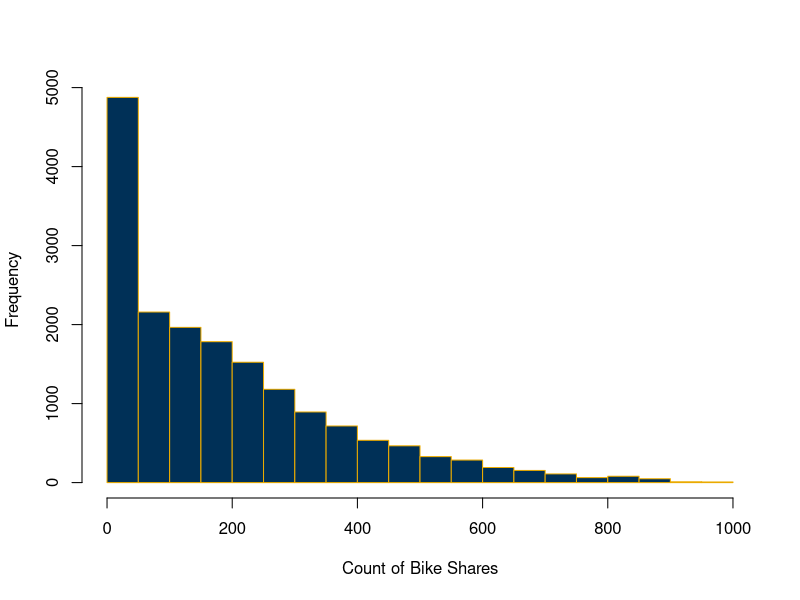
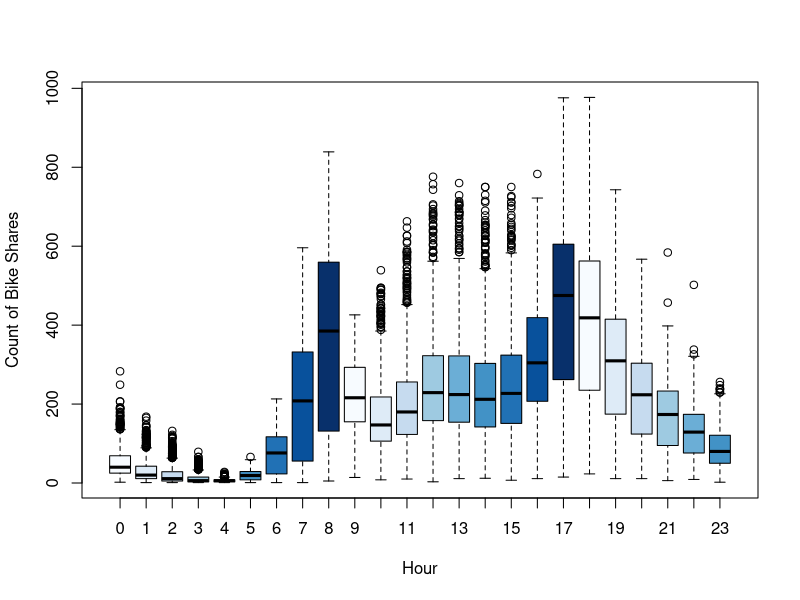
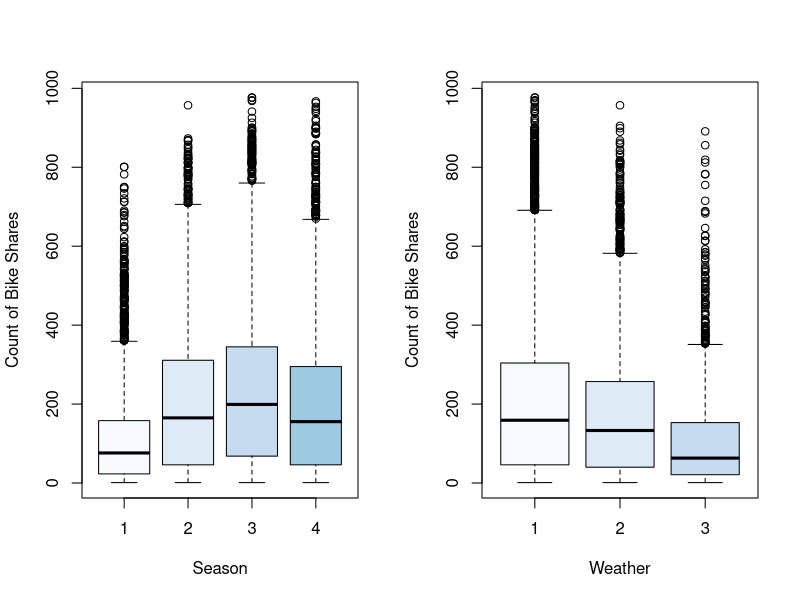
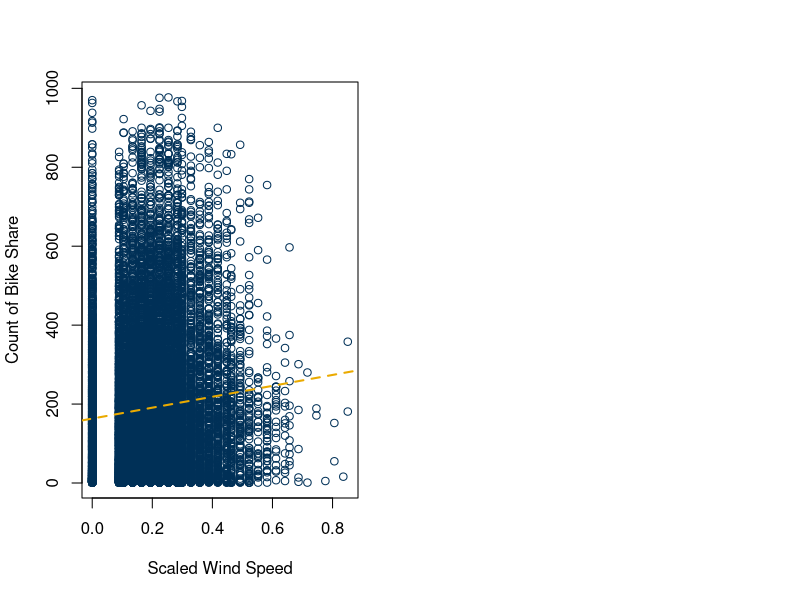
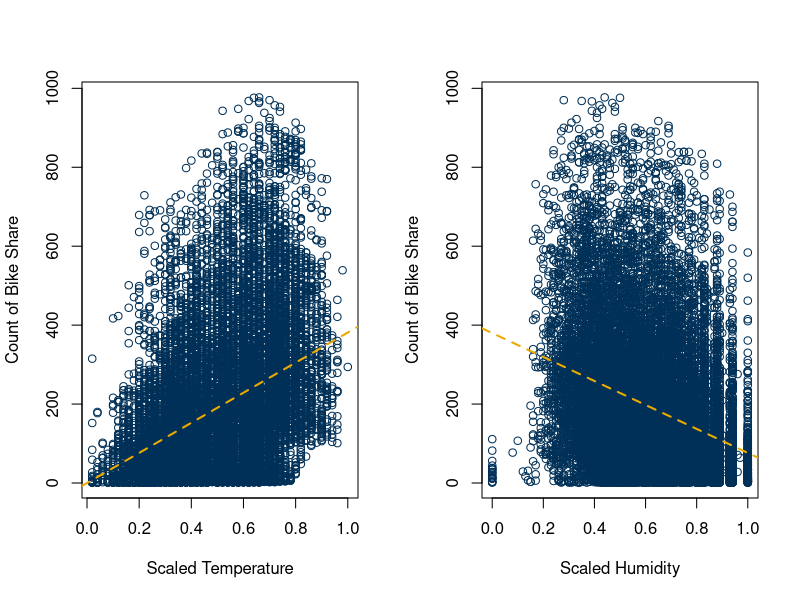
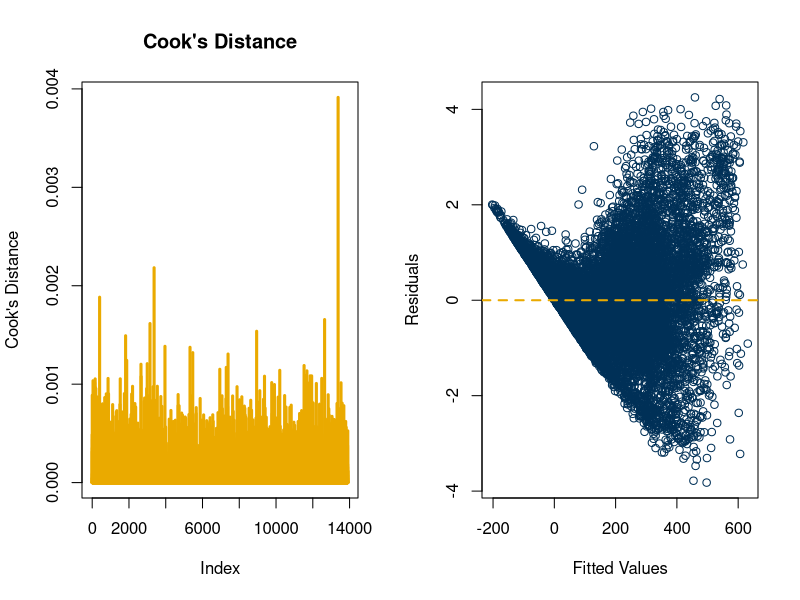
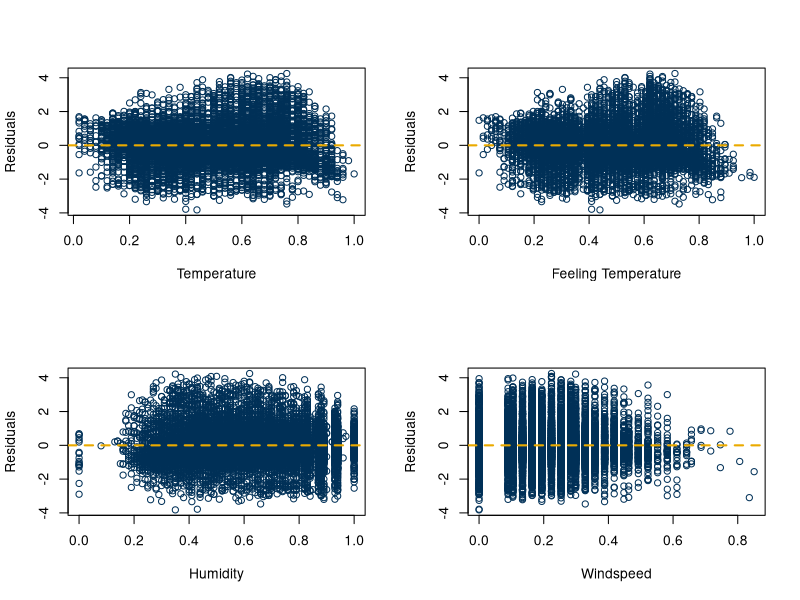
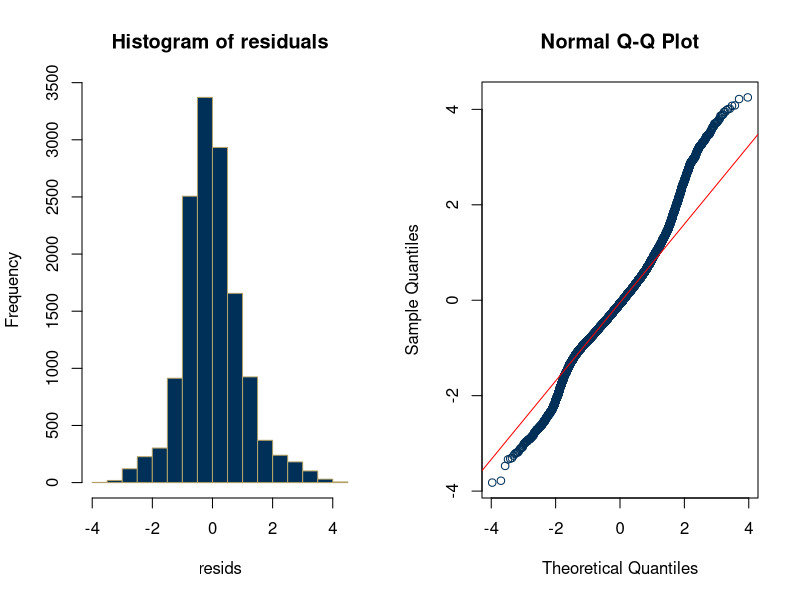

Write the R code that produced these figures, in order. (Note: this script raises an error after producing the figures.)
## ---- chunk 1
knitr::opts_chunk$set(echo = TRUE)
## ---- chunk 2
# Set colors
gtblue = rgb(0, 48, 87, maxColorValue = 255)
techgold = rgb(179, 163, 105, maxColorValue = 255)
buzzgold = rgb(234, 170, 0, maxColorValue = 255)
bobbyjones = rgb(55, 113, 23, maxColorValue = 255)
# Read the data using read.csv
data = read.csv("Bikes.csv")
# Show the number of observations
obs = nrow(data)
cat("There are", obs, "observations in the data")
## ---- chunk 3
# Check the distribution of the response, cnt
hist(data$cnt,
     main="",
     xlab="Count of Bike Shares",
     border=buzzgold,
     col=gtblue)
## ---- chunk 4
# Check the response, cnt, against time of day
boxplot(cnt~hr,
        main="",
        xlab="Hour",
        ylab="Count of Bike Shares",
        col=blues9,
        data=data)
## ---- chunk 5
par(mfrow=c(1, 2))

# Plot cnt against season
boxplot(cnt~season,
        main="",
        xlab="Season",
        ylab="Count of Bike Shares",
        col=blues9,
        data=data)

# Plot cnt against weather
boxplot(cnt~weathersit,
        main="",
        xlab="Weather",
        ylab="Count of Bike Shares",
        col=blues9,
        data=data)
## ---- chunk 6
plot(data$windspeed,
     data$cnt,
     xlab="Scaled Wind Speed",
     ylab="Count of Bike Share",
     main="",
     col=gtblue)
abline(lm(cnt~windspeed, data=data), 
       col=buzzgold, 
       lty=2, lwd=2)
## ---- chunk 7
par(mfrow=c(1, 2))

plot(data$temp, 
     data$cnt, 
     xlab="Scaled Temperature",
     ylab="Count of Bike Share",
     main="",
     col=gtblue)
abline(lm(cnt~temp, data=data), col=buzzgold, lty=2, lwd=2)

plot(data$hum, 
     data$cnt, 
     xlab="Scaled Humidity",
     ylab="Count of Bike Share",
     main="",
     col=gtblue)
abline(lm(cnt~hum, data=data), col=buzzgold, lty=2, lwd=2)
## ---- chunk 8
# Set a seed for reproducibility
set.seed(9)

# Remove the irrelevant columns
clean_data = data[-c(1,2,9,15,16)]

# Convert the numerical categorical variables to predictors
clean_data$season = as.factor(clean_data$season)
clean_data$yr = as.factor(clean_data$yr)
clean_data$mnth = as.factor(clean_data$mnth)
clean_data$hr = as.factor(clean_data$hr)
clean_data$holiday = as.factor(clean_data$holiday)
clean_data$weekday = as.factor(clean_data$weekday)
clean_data$weathersit = as.factor(clean_data$weathersit)

# 80% Train 20% Test split
sample_size = floor(0.8*nrow(clean_data))
picked = sample(seq_len(nrow(clean_data)), size=sample_size)
train = clean_data[picked,]
test = clean_data[-picked,]
## ---- chunk 9
# Create a multiple linear regression model
model1 = lm(cnt ~ ., data=train)
summary(model1)
## ---- chunk 10
which(summary(model1)$coeff[,4]>0.05)
## ---- chunk 11
summary(data$weathersit)
## ---- chunk 12
# Create dummy variables
weathersit.1 = ifelse(data$weathersit == 1, 1, 0)
weathersit.2 = ifelse(data$weathersit == 2, 1, 0)
weathersit.3 = ifelse(data$weathersit == 3, 1, 0)

# Include all dummy variables without intercept
fit.1 = lm(cnt ~ weathersit.1 + weathersit.2
           + weathersit.3 - 1, data=data)
# Include 2 dummy variables with intercept
fit.2 = lm(cnt ~ weathersit.2 + weathersit.3,
           data=data)
# Use categorical variable
fit.3 = lm(cnt ~ weathersit, data=clean_data)

summary(fit.1)
summary(fit.2)
summary(fit.3)
## ---- chunk 13
# Cook’s Distance
cook = cooks.distance(model1)
plot(cook,
     type="h",
     lwd=3,
     col=buzzgold,
     ylab = "Cook's Distance",
     main="Cook's Distance")

## ---- chunk 14
library(car)
round(vif(model1),3)
## ---- chunk 15
# Extract the standardized residuals
resids = rstandard(model1)
fits = model1$fitted

# Plot the standardized residuals against
# fitted values
plot(fits, resids,
     xlab="Fitted Values",
     ylab="Residuals",
     main="",
     col=gtblue)
abline(0, 0, 
       col=buzzgold, 
       lty=2, lwd=2)
## ---- chunk 16
par(mfrow=c(2,2))
# Plot the standardized residuals against
# temperature
plot(train$temp, resids,
     xlab="Temperature",
     ylab="Residuals",
     main="",
     col=gtblue)
abline(0, 0, 
       col=buzzgold, 
       lty=2, lwd=2)
plot(train$atemp, resids,
     xlab="Feeling Temperature",
     ylab="Residuals",
     main="",
     col=gtblue)
abline(0, 0, 
       col=buzzgold, 
       lty=2, lwd=2)
plot(train$hum, resids,
     xlab="Humidity",
     ylab="Residuals",
     main="",
     col=gtblue)
abline(0, 0, 
       col=buzzgold, 
       lty=2, lwd=2)
plot(train$windspeed, resids,
     xlab="Windspeed",
     ylab="Residuals",
     main="",
     col=gtblue)
abline(0, 0, 
       col=buzzgold, 
       lty=2, lwd=2)
## ---- chunk 17
par(mfrow=c(1,2))
# Plot histogram of std residuals
hist(resids,
     nclass=20,
     col=gtblue,
     border=techgold,
     main="Histogram of residuals")

# qq plot of std residuals
qqnorm(resids,       
       col=gtblue)
qqline(resids,
       col="red")

## ---- chunk 18
# Box-Cox Transformation
bc = boxCox(model1)
lambda = bc$x[which(bc$y==max(bc$y))]
cat("Optimal lambda:", lambda)

# Fitting the model with square root
# transformation
model2 = lm(sqrt(cnt)~., data=train)
summary(model2)

## ---- chunk 19
which(summary(model2)$coeff[,4]>0.05)

## ---- chunk 20
cat('R-squared:', summary(model2)$r.squared)
## ---- chunk 21
vif(model2)
## ---- chunk 22
# Extract the standardized residuals
resids2 = rstandard(model2)
fits2 = model2$fitted

par(mfrow=c(3,3))
# Constant Variance Assumption
plot(fits2, resids2,
     xlab="Fitted Values",
     ylab="Residuals",
     main="",
     col=gtblue)
abline(0, 0, 
       col=buzzgold, 
       lty=2, lwd=2)
# Plot the standardized residuals against
# temperature
plot(train$temp, resids2,
     xlab="Temperature",
     ylab="Residuals",
     main="",
     col=gtblue)
abline(0, 0, 
       col=buzzgold, 
       lty=2, lwd=2)
plot(train$atemp, resids2,
     xlab="Feeling Temperature",
     ylab="Residuals",
     main="",
     col=gtblue)
abline(0, 0, 
       col=buzzgold, 
       lty=2, lwd=2)
plot(train$hum, resids2,
     xlab="Humidity",
     ylab="Residuals",
     main="",
     col=gtblue)
abline(0, 0, 
       col=buzzgold, 
       lty=2, lwd=2)
plot(train$windspeed, resids2,
     xlab="Windspeed",
     ylab="Residuals",
     main="",
     col=gtblue)
abline(0, 0, 
       col=buzzgold, 
       lty=2, lwd=2)
# Plot histogram of std residuals
hist(resids2,
     nclass=20,
     col=gtblue,
     border=techgold,
     main="Histogram of residuals")

# qq plot of std residuals
qqnorm(resids2,       
       col=gtblue)
qqline(resids2,
       col="red")
## ---- chunk 23
# Set a seed for reproducibility
set.seed(9)

# Remove data for hours 0-6
hrs = as.numeric(data$hr)
data_red = clean_data[which(hrs>=7),]

# 80% Train 20% Test split
sample_size = floor(0.8*nrow(data_red))
picked = sample(seq_len(nrow(data_red)), size=sample_size)
train_red = data_red[picked,]
test_red = data_red[-picked,]

# Fitting the model with square root transformation
model3 = lm(sqrt(cnt)~.,data=train_red)
summary(model3)$r.squared

which(summary(model3)$coeff[,4]>0.05)

## ---- chunk 24
# Extract the standardized residuals
resids3 = rstandard(model3)
fits3 = model3$fitted

par(mfrow=c(2,4))
# Constant Variance Assumption
plot(fits3, resids3,
     xlab="Fitted Values",
     ylab="Residuals",
     main="",
     col=gtblue)
abline(0, 0, 
       col=buzzgold, 
       lty=2, lwd=2)
# Plot the standardized residuals against
# temperature
plot(train_red$temp, resids3,
     xlab="Temperature",
     ylab="Residuals",
     main="",
     col=gtblue)
abline(0, 0, 
       col=buzzgold, 
       lty=2, lwd=2)
plot(train_red$atemp, resids3,
     xlab="Feeling Temperature",
     ylab="Residuals",
     main="",
     col=gtblue)
abline(0, 0, 
       col=buzzgold, 
       lty=2, lwd=2)
plot(train_red$hum, resids3,
     xlab="Humidity",
     ylab="Residuals",
     main="",
     col=gtblue)
abline(0, 0, 
       col=buzzgold, 
       lty=2, lwd=2)
plot(train_red$windspeed, resids3,
     xlab="Windspeed",
     ylab="Residuals",
     main="",
     col=gtblue)
abline(0, 0, 
       col=buzzgold, 
       lty=2, lwd=2)
# Plot histogram of std residuals
hist(resids3,
     nclass=20,
     col=gtblue,
     border=techgold,
     main="Histogram of residuals")

# qq plot of std residuals
qqnorm(resids3,       
       col=gtblue)
qqline(resids3,
       col="red")

# Cook’s Distance
cook3 = cooks.distance(model1)
plot(cook3,
     type="h",
     lwd=3,
     col=buzzgold,
     ylab = "Cook's Distance",
     main="Cook's Distance")
## ---- chunk 25
# Build a prediction of the models with the new test data
# Specify whether a confidence or prediction interval
pred1 = predict(model1, test, interval = 'prediction', level=0.95)
pred2 = predict(model2, test, interval = 'prediction', level=0.95)
pred3 = predict(model3, test_red, interval = 'prediction', level=0.95)

head(pred1, 12)
## ---- chunk 26
## Save Predictions to compare with observed data
test.pred1 = pred1[,1]
test.lwr1 = pred1[,2]
test.upr1 = pred1[,3]

# Mean Squared Prediction Error (MSPE)
mean((test.pred1-test$cnt)^2) 

# Mean Absolute Prediction Error (MAE)
mean(abs(test.pred1-test$cnt)) 

# Mean Absolute Percentage Error (MAPE)
mean(abs(test.pred1-test$cnt)/test$cnt) 

# Precision Measure (PM)
sum((test.pred1-test$cnt)^2)/sum((test$cnt-mean(test$cnt))^2) 

# Calculate number of values outside UCL and LCL
sum(test$cnt<test.lwr1 | test$cnt>test.upr1) / nrow(test)
## ---- chunk 27
## Save Predictions to compare with observed data
test.pred2 = pred2[,1]^2
test.lwr2 = pred2[,2]
test.upr2 = pred2[,3]

# Mean Squared Prediction Error (MSPE)
mean((test.pred2-test$cnt)^2)

# Mean Absolute Prediction Error (MAE)
mean(abs(test.pred2-test$cnt))

# Mean Absolute Percentage Error (MAPE)
mean(abs(test.pred2-test$cnt)/test$cnt)

# Precision Measure (PM)
sum((test.pred2-test$cnt)^2)/sum((test$cnt-mean(test$cnt))^2)

# CI Measure (CIM)
sum(sqrt(test$cnt)<test.lwr2 | sqrt(test$cnt)>test.upr2) / nrow(test)
## ---- chunk 28
## Save Predictions to compare with observed data
test.pred3 = pred3[,1]^2
test.lwr3 = pred3[,2]
test.upr3 = pred3[,3]

# Mean Squared Prediction Error (MSPE)
mean((test.pred3-test_red$cnt)^2)

# Mean Absolute Prediction Error (MAE)
mean(abs(test.pred3-test_red$cnt))

# Mean Absolute Percentage Error (MAPE)
mean(abs(test.pred3-test_red$cnt)/test_red$cnt)

# Precision Measure (PM)
sum((test.pred3-test_red$cnt)^2)/sum((test_red$cnt-mean(test_red$cnt))^2)

# CI Measure (CIM)
sum(sqrt(test_red$cnt)<test.lwr3 | sqrt(test_red$cnt)>test.upr3) / nrow(test_red)
## ---- chunk 29
# Approach: Subsample 40% of the initial data sample & repeat 100 times
count = 1
n = nrow(train)
B = 100
ncoef = dim(summary(model1)$coeff)[1]
pv_matrix = matrix(0,nrow = ncoef,ncol = B)

while (count <= B) {
  # 40% random sample of indices
  subsample = sample(n, floor(n*0.4), replace=FALSE)
  # Extract the random subsample data
  subdata = train[subsample,]
  # Fit the regression for each subsample
  submod = lm(sqrt(cnt)~.,data=subdata)
  # Save the p-values
  pv_matrix[,count] = summary(submod)$coeff[,4]
  # Increment to the next subsample
  count = count + 1
}

# Count pvalues smaller than 0.01 across the 100 (sub)models
alpha = 0.01
pv_significant = rowSums(pv_matrix < alpha)

## ---- chunk 30
# Which regression coefficients are statistically significant?
idx_scoef = which(pv_significant>=95)

# Plot the 100 p-values of the significant coefficients
matplot(pv_matrix[idx_scoef,],
     xlab="Regression Coefficient Index",
     ylab="P-values across 100 Samples",
     type="p",
     pch="o",
     col=gtblue)

# Show the p-values of the significant coefficients in model2
cbind(round(summary(model2)$coeff[idx_scoef,c(1,4)],3),
      Freq=pv_significant[idx_scoef])
## ---- chunk 31
## Which regression coefficients are not statistically significant?
idx_icoef = which(pv_significant<85)

# Plot the 100 p-values of the coefficients not statistically
# significant
matplot(pv_matrix[idx_icoef,],
     xlab="Regression Coefficient Index",
     ylab="P-values across 100 Samples",
     type="p",
     pch="o",
     col=gtblue)

# Show the p-values of coefficients not stastically significant
# in model2
cbind(round(summary(model2)$coeff[idx_icoef,c(1,4)],3),
      Freq=pv_significant[idx_icoef])
